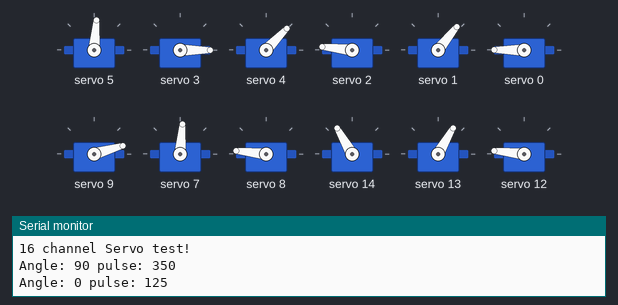
This sketch was run on a simulated Arduino Uno, built with avr-gcc and run on an emulated ATmega328P. Parts: 12 × servo, the last lines printed to the serial monitor.

Above: at 0.05 s.
At 1.65 s:
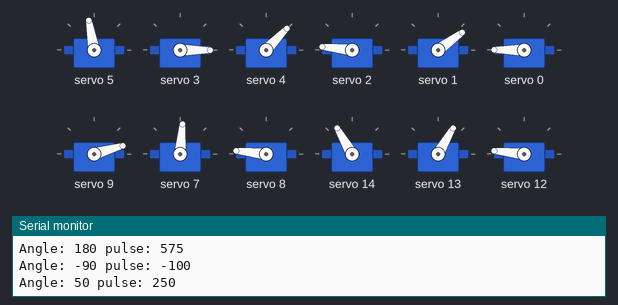
Timing chart, 0 to 3.9 s (numbered marks = the images above):
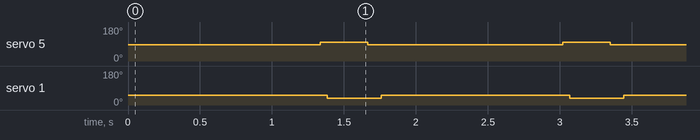

Measured:
- by itself, servo 5: alternates 100° for 0.33 s and 85° for 1.4 s
- by itself, servo 1: alternates 51° for 1.3 s and 36° for 0.38 s

The sketch:

servo_test.ino
```cpp
#include<Wire.h>
#include<Adafruit_PWMServoDriver.h>


Adafruit_PWMServoDriver pwm = Adafruit_PWMServoDriver();

#define SERVOMIN  125 // this is the 'minimum' pulse length count (out of 4096)
#define SERVOMAX  575 // this is the 'maximum' pulse length count (out of 4096)
int sit=15;
uint8_t servonum = 0;

void setup() {
  Serial.begin(9600);
  Serial.println("16 channel Servo test!");

  pwm.begin();

  pwm.setPWMFreq(60);  // Analog servos run at ~60 Hz updates

  //yield();
}

void loop() {


stand();
delay(1000);
sitdown();
/*for( int angle =90; angle<=0; angle +=90){
      delay(50);
       //pwm.setPWM(3, 0, angleToPulse(angle) );
       delay(1000);
         pwm.setPWM(5, 0, angleToPulse(angle) );
}
for( int angle =0; angle<=60; angle +=60){
      delay(50);
       //pwm.setPWM(3, 0, angleToPulse(angle) );
       delay(1000);
         pwm.setPWM(3, 0, angleToPulse(angle) );
}
for( int angle =0; angle<=90; angle +=90){
      delay(50);
       //pwm.setPWM(3, 0, angleToPulse(angle) );
       delay(1000);
         pwm.setPWM(5, 0, angleToPulse(angle) );

}

for( int angle =60; angle<=0; angle +=60){
      delay(50);
       //pwm.setPWM(3, 0, angleToPulse(angle) );
       delay(1000);
         pwm.setPWM(3, 0, angleToPulse(angle) );
}
*/


}

void stand()
{
  pwm.setPWM(5, 0, angleToPulse(90) );//fl 2

 pwm.setPWM(3, 0, angleToPulse(0) );//fl 1
  //delay(500);

  pwm.setPWM(4, 0, angleToPulse(50) );//fl 3
 //delay(500);
  pwm.setPWM(2, 0, angleToPulse(180) );//fr 1
 //delay(500);
  pwm.setPWM(1, 0, angleToPulse(55) );//fr 2
 //delay(500);
  pwm.setPWM(0, 0, angleToPulse(-90) );//fr 3
 //delay(500);
  pwm.setPWM(9, 0, angleToPulse(20) );//bl 1
 //delay(500);
  pwm.setPWM(7, 0, angleToPulse(90) );//bl 2
 //delay(500);
  pwm.setPWM(8, 0, angleToPulse(180) );//bl 3
 //delay(500);
  pwm.setPWM(14, 0, angleToPulse(125) );//br 1
 //delay(500);
  pwm.setPWM(13, 0, angleToPulse(65) );//br 2
 //delay(500);
 pwm.setPWM(12, 0, angleToPulse(180) );//br 3*/
   pwm.setPWM(0, 0, angleToPulse(-90) );//fr 3
  pwm.setPWM(4, 0, angleToPulse(50) );//fl 3
  pwm.setPWM(8, 0, angleToPulse(180) );//bl 3
 pwm.setPWM(12, 0, angleToPulse(180) );//br 3
}
void sitdown()
{
  pwm.setPWM(5, 0, angleToPulse(90+sit));//fl 2

 pwm.setPWM(3, 0, angleToPulse(0));//fl 1
  //delay(500);

  pwm.setPWM(4, 0, angleToPulse(50) );//fl 3
 //delay(500);
  pwm.setPWM(2, 0, angleToPulse(180) );//fr 1
 //delay(500);
  pwm.setPWM(1, 0, angleToPulse(55-sit) );//fr 2
 //delay(500);
  pwm.setPWM(0, 0, angleToPulse(-90) );//fr 3
 //delay(500);
  pwm.setPWM(9, 0, angleToPulse(20) );//bl 1
 //delay(500);
  pwm.setPWM(7, 0, angleToPulse(90) );//bl 2
 //delay(500);
  pwm.setPWM(8, 0, angleToPulse(180) );//bl 3
 //delay(500);
  pwm.setPWM(14, 0, angleToPulse(125) );//br 1
 //delay(500);
  pwm.setPWM(13, 0, angleToPulse(65) );//br 2
 //delay(500);
 pwm.setPWM(12, 0, angleToPulse(180) );//br 3*/
   pwm.setPWM(0, 0, angleToPulse(-90) );//fr 3
  pwm.setPWM(4, 0, angleToPulse(50) );//fl 3
  pwm.setPWM(8, 0, angleToPulse(180) );//bl 3
 pwm.setPWM(12, 0, angleToPulse(180) );//br 3
}


 int angleToPulse(int ang){
   int pulse = map(ang,0, 180, SERVOMIN,SERVOMAX);// map angle of 0 to 180 to Servo min and Servo max
   Serial.print("Angle: ");Serial.print(ang);
   Serial.print(" pulse: ");Serial.println(pulse);
   return pulse;
}
```
